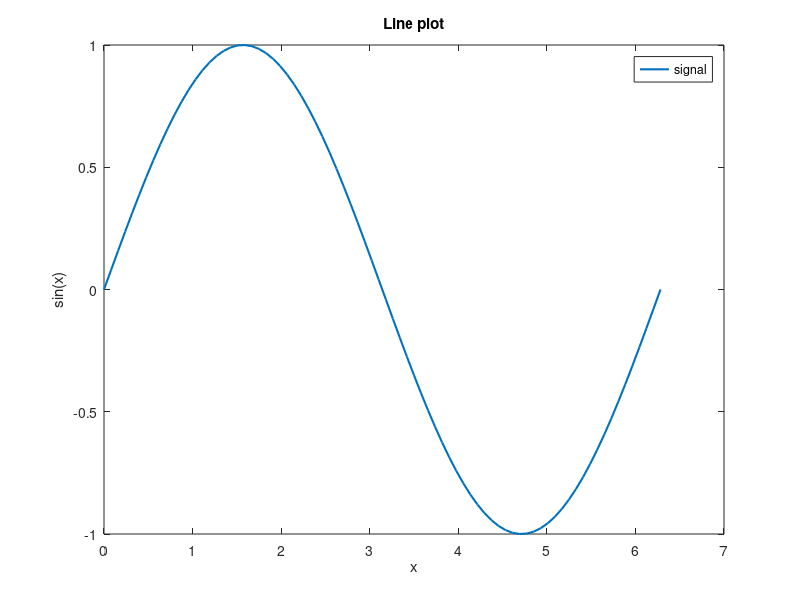
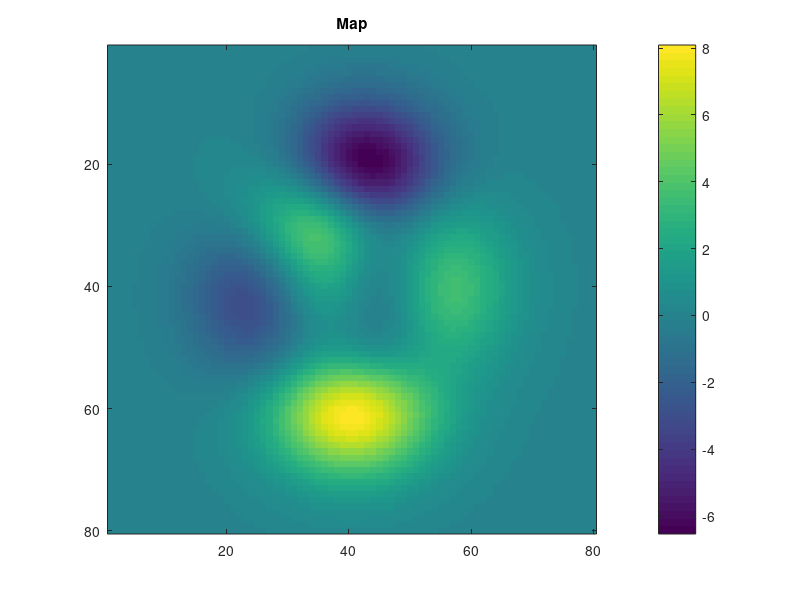

The MATLAB script that drew these images, in order: (Note: this script raises an error after producing the figures.)
%DEMO_LITE Minimal example for the English GroupFigureComposerLite utility.
%
% Run this file from the repository root:
%   run("examples/demo_lite.m")

addpath(fileparts(fileparts(mfilename("fullpath"))));

outDir = tempdir;
figFile1 = fullfile(outDir, "gfc_lite_curve.fig");
figFile2 = fullfile(outDir, "gfc_lite_map.fig");
outputFile = fullfile(outDir, "gfc_lite_composite.png");

f1 = figure("Visible", "off", "Color", "w");
ax1 = axes(f1);
plot(ax1, linspace(0, 2*pi, 80), sin(linspace(0, 2*pi, 80)), ...
    "LineWidth", 1.5, "DisplayName", "signal");
xlabel(ax1, "x");
ylabel(ax1, "sin(x)");
title(ax1, "Line plot");
legend(ax1, "show");
savefig(f1, figFile1);
close(f1);

f2 = figure("Visible", "off", "Color", "w");
ax2 = axes(f2);
imagesc(ax2, peaks(80));
axis(ax2, "image");
title(ax2, "Map");
colorbar(ax2);
savefig(f2, figFile2);
close(f2);

GroupFigureComposerEN([figFile1 figFile2], outputFile, ...
    Rows=1, Cols=2, WidthPx=1200, HeightPx=520, DPI=150, ...
    FontName='Arial', FontSize=10);

fprintf("Composite saved to: %s\n", outputFile);
